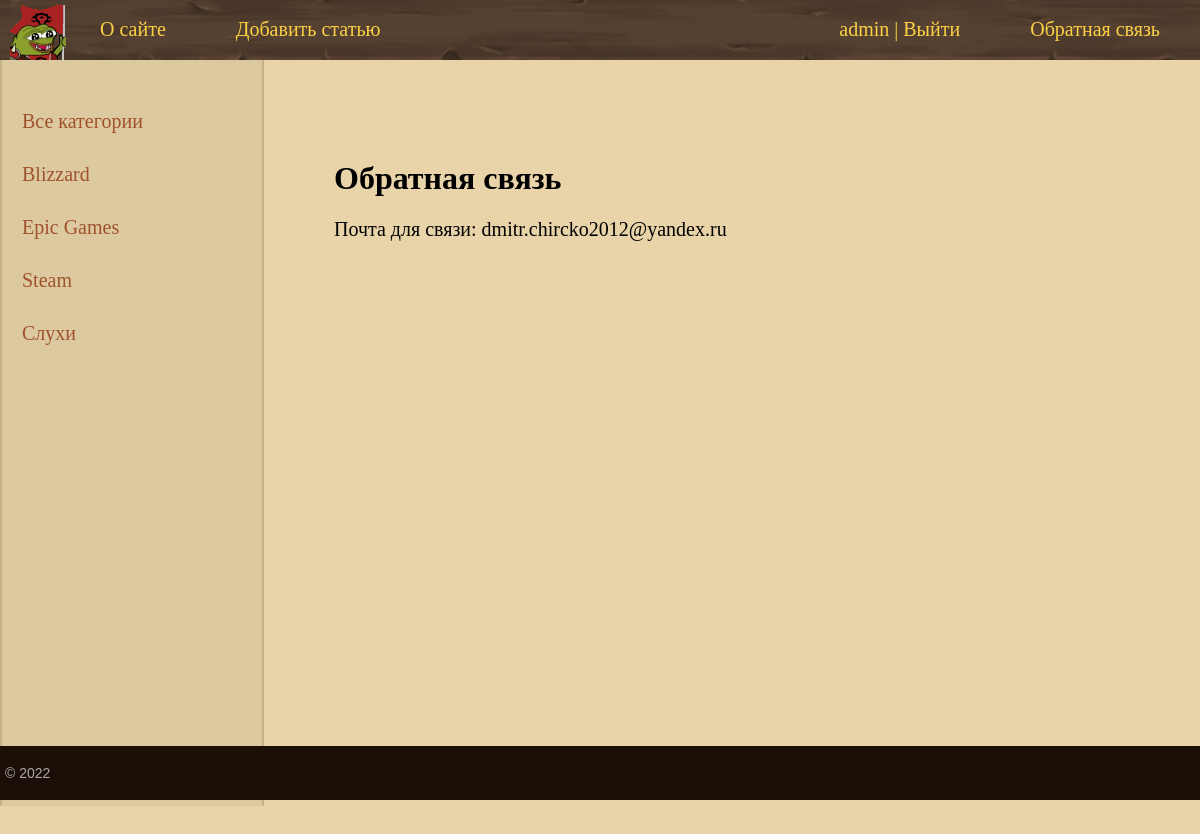
Screenshot of /blog/feedback/ (signed in) with the database file from the repository.
### main/models.py (models this page shows, shortened)
class Category(models.Model):
    name = models.CharField(max_length=100, db_index=True, verbose_name='Название')
    slug = models.SlugField(max_length=255, unique=True, db_index=True, verbose_name='URL')
    def get_absolute_url(self):
        return reverse('category', kwargs={'cat_slug': self.slug})
    class Meta:
        verbose_name = 'Категорию'
        verbose_name_plural = 'Категории'
        ordering = ['id']

### main/views.py (the view)
# urls.py: path('feedback/', views.feedback, name='feedback'),
def feedback(request):
    return render(request, 'main/feedback.html', {'menu': menu, 'title': 'Обратная связь'})

### main/templatetags/main_tags.py (called while the page is built)
@register.inclusion_tag('main/list_categories.html')
def get_categories(sort=None, cat_selected=0):
    if not sort:
        cats = Category.objects.all()
    else:
        cats = Category.objects.order_by(sort)
    return {"cats": cats}

### main/templates/main/feedback.html
{% extends 'main/base.html' %}
{% block content %}
<h1>{{title}}</h1>
<p>Почта для связи: dmitr.chircko2012@yandex.ru
{% endblock %}

### main/templates/main/base.html (shortened to what this page needs)
{% load static %}
{% load main_tags %}
<!DOCTYPE html>
<html>
<head>
	<link type="text/css" href="{% static 'main/css/styles.css' %}" rel="stylesheet" />
</head>
<body>
<table class="table-page" border=0 cellpadding="0" cellspacing="0">
<tr><td valign=top>
{% block mainmenu %}
		<div class="header">
			<ul id="mainmenu" class="mainmenu">
			<li class="logo"><a href="{% url 'home' %}"><div class="logo"></div></a></li>
{% for m in menu %}
	{% if not forloop.last %}
			<li><a href="{% url m.url_name %}">{{m.title}}</a></li>
	{% else %}
			<li class="last"><a href="{% url m.url_name %}">{{m.title}}</a></li>
	{% endif %}
{% endfor %}
			{% if request.user.is_authenticated %}
			<li class="last"> {{user.username}} | <a href="{% url 'logout' %}">Выйти</a></li>
			{% else %}
			<li class="last"><a href="{%url 'register' %}">Регистрация</a> | <a href="{% url 'login' %}">Войти</a></li>
			{% endif %}
			</ul>
		</div>
{% endblock mainmenu %}
<table class="table-content" border=0 cellpadding="0" cellspacing="0">
<tr>
	<td valign="top" class="left-chapters">
	<ul id="leftchapters">
{% if cat_selected == 0 %}
		<li class="selected">Все категории</li>
{% else %}
		<li><a href="{% url 'home' %}">Все категории</a></li>
{% endif %}
{% get_categories 'name' cat_selected %}
	</ul>
</td>
<td valign="top" class="content">
	<div class="content-text">
{% block content %}{% endblock %}
	</div>
</td></tr></table>
</td></tr>
<tr><td valign=top>
	<div id="footer">
		<p>&copy; 2022</p>
	</div>
</td></tr></table>
</body>
</html>

### main/templates/main/list_categories.html
{% for c in cats %}
    {% if c.pk == cat_selected %}
        <li class="selcted">{{c.name}}</li>
    {% else %}
        <li><a href="{{c.get_absolute_url}}">{{c.name}}</a></li>
    {% endif %}
{% endfor %}

### main/static/main/css/styles.css (style rules this page uses)
html, body { font-family: 'Impact'; margin: 0; padding: 0; height: 100%; width: 100%; background: #e8d4a8; color: #444; }
a { color: #0059b2; text-decoration: none; }
.table-page { width: 100%; height: 100%; vertical-align: top; }
.table-page tr { height: 100%; }
.header { background: url('../images/phon.png') center repeat-x; height: 60px; }
.logo { background: url('../images/picture.png') no-repeat 10px 5px; width: 70px; height: 60px; }
ul.mainmenu { list-style: none; margin: 0; padding: 0; height: 60px; color: #fcd144; font-size: 20px; overflow: hidden; }
ul.mainmenu li { float: left; margin: 18px 40px 0 30px; }
ul.mainmenu li.logo { margin: 0; }
ul.mainmenu li.last { float: right; }
ul.mainmenu li a { color: #fcd144; text-decoration: none; }
.table-content { width: 100%; min-height: 100%; height: 100%; }
.left-chapters { margin: 0; background: #ddc9a0; border-right: 2px solid #c6b087; border-left: 2px solid #c6b087; min-height: 100%; }
.left-chapters ul { width: 230px; min-height: 100%; margin: 0; padding: 20px 10px 10px 20px; list-style: none; font-size: 20px; }
.left-chapters ul li { margin: 30px 0 0 0; color: #999; }
.left-chapters ul li a { color: #a0522d; text-decoration: none; }
.content { padding: 40px 20px 20px 40px; width: 100%; box-sizing: border-box; min-height: 100px; padding-bottom: 180px; }
.content-text { margin: 60px 0 0 30px; color: #000; font-size: 20px; font-family: Yandex Sans Display Light; }
.content-text h1 { font-size: 32px; }
#footer { box-sizing: border-box; background: #1a0e07; padding: 5px; color: #aaa; font-size: 14px; font-family: Verdana, Geneva, Arial, Helvetica; text-align: left; overflow: hidden; }

### rows the page displays
Category: name "Blizzard"
Category: name "Epic Games"
Category: name "Steam"
Category: name "Слухи"

### other values shown
{{ m.title }} "О сайте" "Добавить статью"
{{ m.title }} "Обратная связь"
{{ user.username }} "admin"
{{ title }} "Обратная связь"
